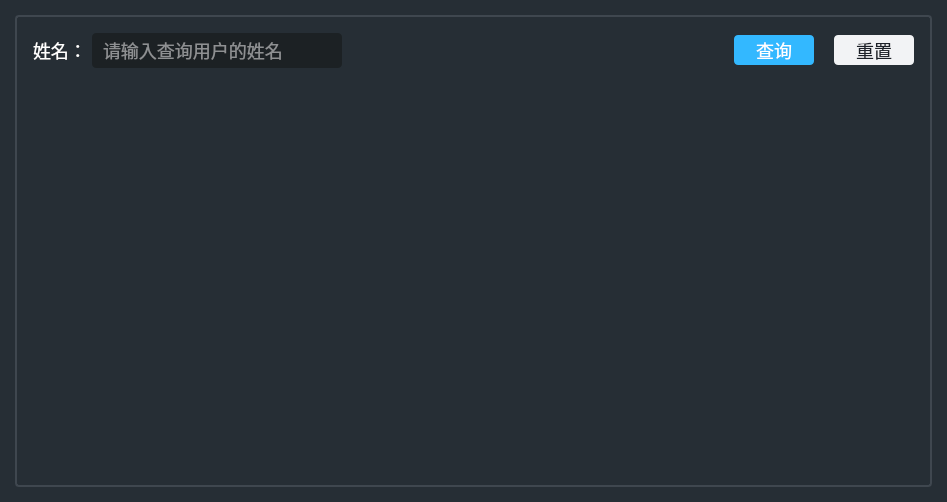
<?xml version="1.0" encoding="UTF-8"?>
<ui version="4.0">
 <class>UserManager</class>
 <widget class="QWidget" name="UserManager">
  <property name="geometry">
   <rect>
    <x>0</x>
    <y>0</y>
    <width>947</width>
    <height>502</height>
   </rect>
  </property>
  <property name="windowTitle">
   <string>Form</string>
  </property>
  <layout class="QVBoxLayout" name="verticalLayout">
   <property name="spacing">
    <number>0</number>
   </property>
   <property name="leftMargin">
    <number>0</number>
   </property>
   <property name="topMargin">
    <number>0</number>
   </property>
   <property name="rightMargin">
    <number>0</number>
   </property>
   <property name="bottomMargin">
    <number>0</number>
   </property>
   <item>
    <widget class="QWidget" name="widget" native="true">
     <property name="styleSheet">
      <string notr="true">#widget{background-color: rgb(38, 46, 53);}
QLineEdit{padding-left:9px}
QWidget{color:rgb(255,255,255);font-size:18px}</string>
     </property>
     <layout class="QVBoxLayout" name="verticalLayout_2">
      <property name="spacing">
       <number>0</number>
      </property>
      <property name="leftMargin">
       <number>15</number>
      </property>
      <property name="topMargin">
       <number>15</number>
      </property>
      <property name="rightMargin">
       <number>15</number>
      </property>
      <property name="bottomMargin">
       <number>15</number>
      </property>
      <item>
       <widget class="QWidget" name="widget_2" native="true">
        <property name="styleSheet">
         <string notr="true">#widget_2{border:2px solid #3F474F;border-radius:4px;}</string>
        </property>
        <layout class="QVBoxLayout" name="verticalLayout_3" stretch="1,100">
         <item>
          <widget class="QWidget" name="widget_3" native="true">
           <layout class="QHBoxLayout" name="horizontalLayout_2" stretch="1,100,1,1">
            <property name="spacing">
             <number>20</number>
            </property>
            <item>
             <layout class="QHBoxLayout" name="horizontalLayout">
              <property name="spacing">
               <number>5</number>
              </property>
              <item>
               <widget class="QLabel" name="label">
                <property name="text">
                 <string>姓名：</string>
                </property>
               </widget>
              </item>
              <item>
               <widget class="QLineEdit" name="nameSearchEdit">
                <property name="minimumSize">
                 <size>
                  <width>250</width>
                  <height>35</height>
                 </size>
                </property>
                <property name="maximumSize">
                 <size>
                  <width>250</width>
                  <height>35</height>
                 </size>
                </property>
                <property name="styleSheet">
                 <string notr="true">border:none;
background-color: rgb(28, 33, 36);border-radius:4px</string>
                </property>
                <property name="placeholderText">
                 <string>请输入查询用户的姓名</string>
                </property>
               </widget>
              </item>
             </layout>
            </item>
            <item>
             <spacer name="horizontalSpacer">
              <property name="orientation">
               <enum>Qt::Horizontal</enum>
              </property>
              <property name="sizeHint" stdset="0">
               <size>
                <width>310</width>
                <height>20</height>
               </size>
              </property>
             </spacer>
            </item>
            <item>
             <widget class="QPushButton" name="serchBtn">
              <property name="minimumSize">
               <size>
                <width>80</width>
                <height>30</height>
               </size>
              </property>
              <property name="cursor">
               <cursorShape>PointingHandCursor</cursorShape>
              </property>
              <property name="styleSheet">
               <string notr="true">background-color: rgb(51, 184, 255);border:none;border-radius:4px</string>
              </property>
              <property name="text">
               <string>查询</string>
              </property>
             </widget>
            </item>
            <item>
             <widget class="QPushButton" name="resetBtn">
              <property name="minimumSize">
               <size>
                <width>80</width>
                <height>30</height>
               </size>
              </property>
              <property name="cursor">
               <cursorShape>PointingHandCursor</cursorShape>
              </property>
              <property name="styleSheet">
               <string notr="true">background-color:#F2F3F5;border:none;border-radius:4px;color:#1D2129;</string>
              </property>
              <property name="text">
               <string>重置</string>
              </property>
             </widget>
            </item>
           </layout>
          </widget>
         </item>
         <item>
          <widget class="Gridlayout" name="gridlayout" native="true"/>
         </item>
        </layout>
       </widget>
      </item>
     </layout>
    </widget>
   </item>
  </layout>
 </widget>
 <customwidgets>
  <customwidget>
   <class>Gridlayout</class>
   <extends>QWidget</extends>
   <header>gridlayout.h</header>
   <container>1</container>
  </customwidget>
 </customwidgets>
 <resources/>
 <connections/>
</ui>
